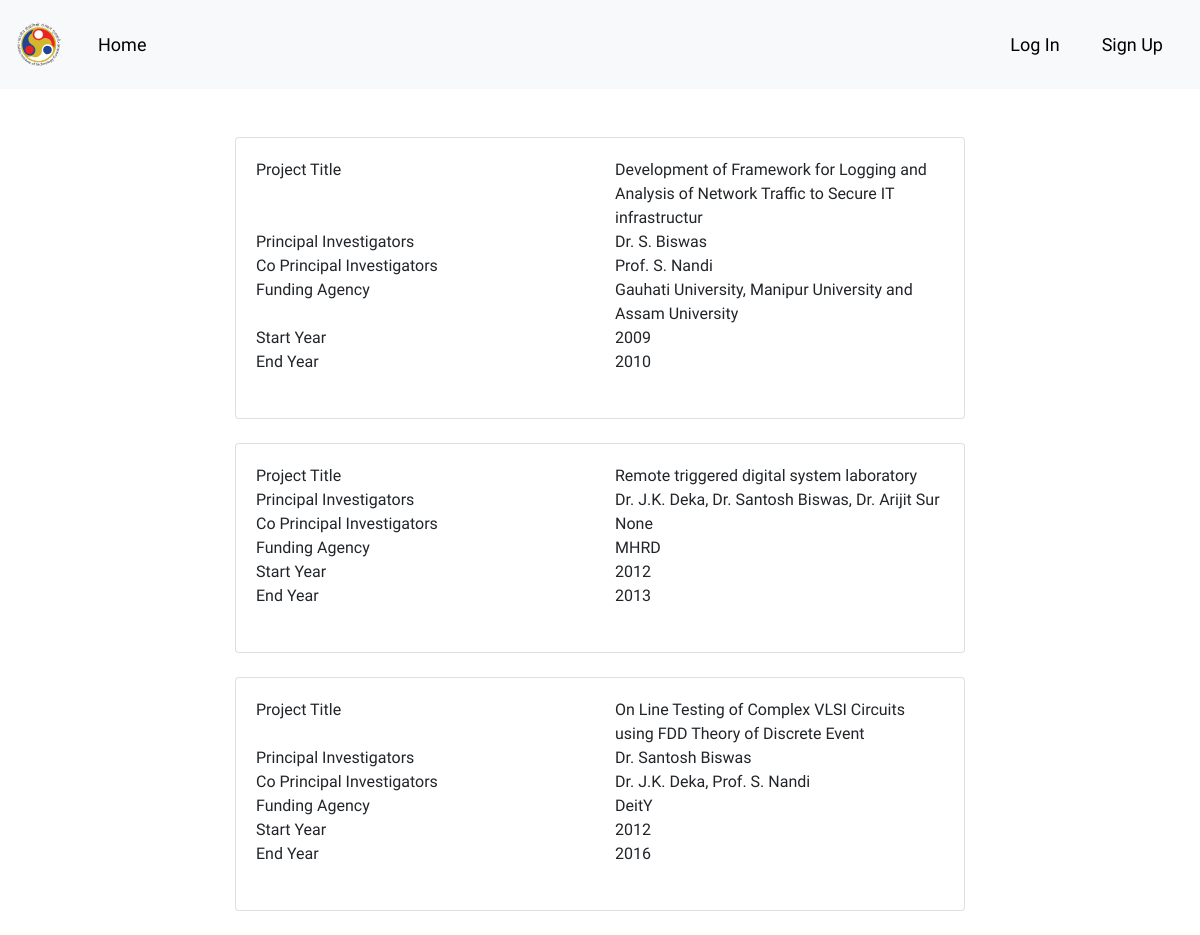
Screenshot of /faculty/profile/santosh_biswas/projects with the database file from the repository.
### faculty/models.py (models this page shows, shortened)
class project(models.Model):
    title = models.CharField(max_length=500, null=False)
    user = models.ForeignKey(User, on_delete=models.CASCADE)
    principal_investigator = models.CharField(max_length=500, null=False)
    co_investigator = models.CharField(max_length=500, null=True, blank=True)
    funding_agency = models.CharField(max_length=200, null=True, blank=True)
    start_year = models.IntegerField(null=False, validators=[MaxValueValidator(datetime.datetime.now().year)])
    end_year = models.IntegerField(null=True, blank=True, validators=[MaxValueValidator(datetime.datetime.now().year)])
    website = models.URLField(null=True, blank=True)

### faculty/views.py (the view)
# urls.py: url(r'^profile/(?P<username>[a-zA-Z0-9_.]+)/projects$', views.projectsview, name='projects'),
def projectsview(request,username):
    if request.method == 'GET':
        user = User.objects.filter(username=username).first()
        if not user:
            raise Http404
        if user.username == request.user.username:
            editable = True
        else:
            editable = False
        if request.user and not request.user.is_anonymous:
            logged_in = True
        else:
            logged_in = False
        projects = project.objects.filter(user=user.id)
        context = {
            'editable':editable,
            'logged_in': logged_in,
            'projects': projects,
            'name':user.get_full_name,
            'username':username
        }
        return render(request,'projects.html', context)
    elif request.method == 'POST':
        raise Http404

### templates/projects.html (shortened to what this page needs)
{% extends 'base.html' %}
{% block mainbody %}
    <div class="container">
        <div class="row">
            <div class="col-md-2"></div>
            <div class="col-md-8">
                {% for project in projects %}
                <div class="card">
                    <div class="card-body">
                    <div class="row">
                        <div class="col">
                            Project Title
                        </div>
                        <div class="col">
                        {{ project.title }}
                        </div>
                    </div>
                    <div class="row">
                        <div class="col">
                            Principal Investigators
                        </div>
                        <div class="col">
                        {{ project.principal_investigator }}
                        </div>
                    </div>
                    <div class="row">
                        <div class="col">
                            Co Principal Investigators
                        </div>
                        <div class="col">
                        {{ project.co_investigator }}
                        </div>
                    </div>
                    <div class="row">
                        <div class="col">
                            Funding Agency
                        </div>
                        <div class="col">
                        {{ project.funding_agency }}
                        </div>
                    </div>
                    <div class="row">
                        <div class="col">
                            Start Year
                        </div>
                        <div class="col">
                        {{ project.start_year }}
                        </div>
                    </div>
                    <div class="row">
                        <div class="col">
                            End Year
                        </div>
                        <div class="col">
                        {{ project.end_year }}
                        </div>
                    </div>
                    <br>
                </div>
                </div><br>
                {% endfor %}
            </div>
            <div class="col-md-2"></div>
        </div>
    </div>
{% endblock %}

### templates/base.html (style rules this page uses)
body { font-family:'Product Sans', Arial, sans-serif; }

### rows the page displays
project: title "Development of Framework for Logging and Analysis of Network Traffic to Secure IT infrastructur", principal_investigator "Dr. S. Biswas", co_investigator "Prof. S. Nandi", funding_agency "Gauhati University, Manipur University and Assam University", start_year "2009", end_year "2010"
project: title "Remote triggered digital system laboratory", principal_investigator "Dr. J.K. Deka, Dr. Santosh Biswas, Dr. Arijit Sur", co_investigator "None", funding_agency "MHRD", start_year "2012", end_year "2013"
project: title "On Line Testing of Complex VLSI Circuits using FDD Theory of Discrete Event", principal_investigator "Dr. Santosh Biswas", co_investigator "Dr. J.K. Deka, Prof. S. Nandi", funding_agency "DeitY", start_year "2012", end_year "2016"
